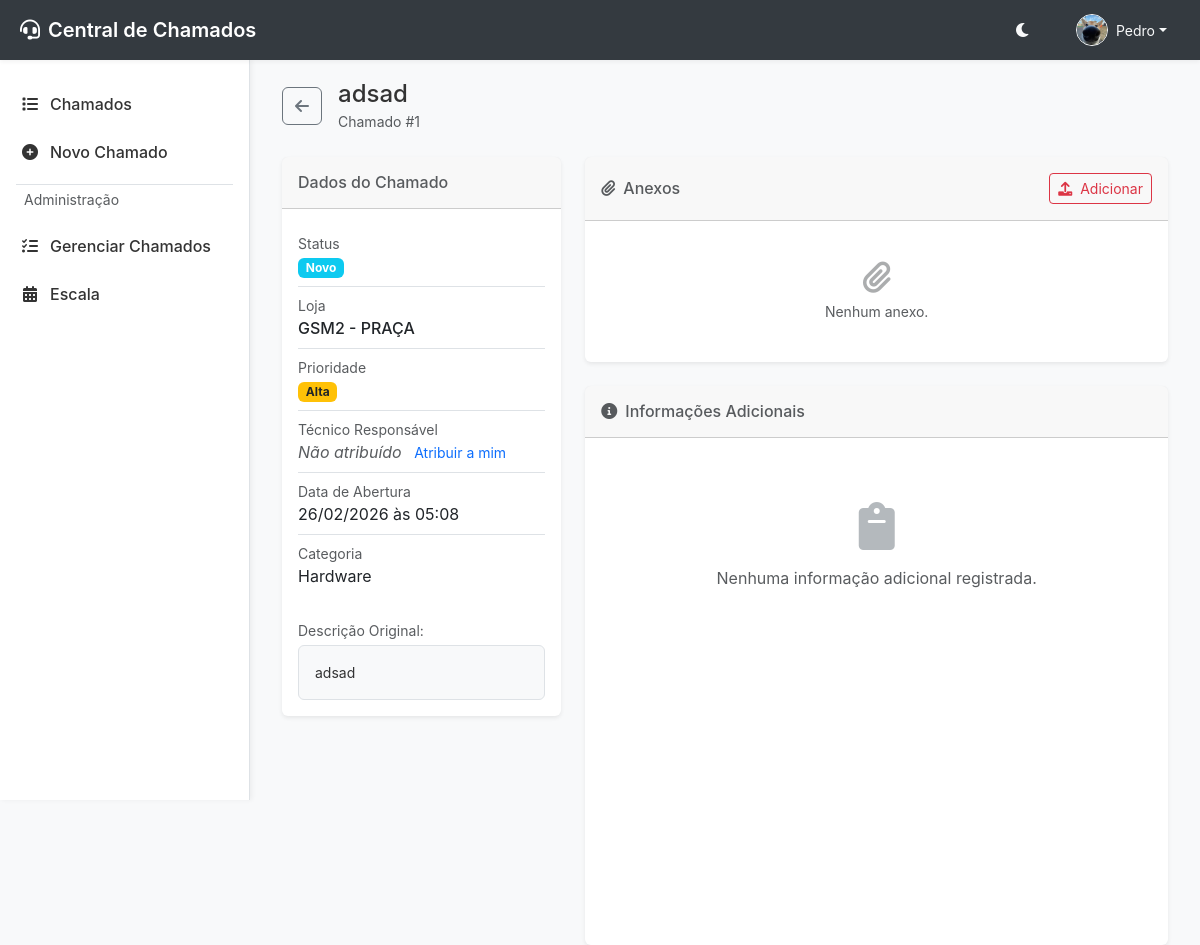
Screenshot of /chamado/1 (signed in) with the database file from the repository.
### app/models.py (models this page shows, shortened)
class User(UserMixin, db.Model):
    __tablename__ = 'users'
    id = db.Column(db.Integer, primary_key=True)
    username = db.Column(db.String(64), index=True, unique=True, nullable=False)
    email = db.Column(db.String(120), index=True, unique=True, nullable=False)
    password_hash = db.Column(db.String(256))
    role = db.Column(db.String(20), default='user', index=True) # user, technician, admin, manager, supervisor
    is_technician = db.Column(db.Boolean, default=False, index=True) # Secondary flag to allow admins/managers to act as technicians
    department = db.Column(db.String(100), index=True)
    profile_image = db.Column(db.String(255))
    is_active = db.Column(db.Boolean, default=True, index=True)
    created_at = db.Column(db.DateTime, default=datetime.utcnow)

### app/modules/chamados/models.py (models this page shows, shortened)
class Ticket(db.Model):
    __tablename__ = 'tickets'
    id = db.Column(db.Integer, primary_key=True)
    title = db.Column(db.String(100), nullable=False)
    description = db.Column(db.Text, nullable=False)
    status = db.Column(db.String(20), default='novo', index=True) # novo, aberto, pendente, resolvido, fechado
    priority = db.Column(db.String(20), default='media', index=True) # baixa, media, alta, critica
    category = db.Column(db.String(50))
    created_at = db.Column(db.DateTime, default=datetime.utcnow, index=True)
    updated_at = db.Column(db.DateTime, default=datetime.utcnow, onupdate=datetime.utcnow)
    due_date = db.Column(db.DateTime, nullable=True)
    closed_at = db.Column(db.DateTime, nullable=True)
    additional_info = db.Column(db.Text, nullable=True)
    attachment = db.Column(db.String(255), nullable=True)
    requester_id = db.Column(db.Integer, db.ForeignKey('users.id'), nullable=False, index=True)
    technician_id = db.Column(db.Integer, db.ForeignKey('users.id'), nullable=True, index=True)
    store_id = db.Column(db.Integer, db.ForeignKey('stores.id'), nullable=True, index=True)
    requester = db.relationship('User', foreign_keys=[requester_id], backref='tickets_requested')
    technician = db.relationship('User', foreign_keys=[technician_id], backref='tickets_assigned')
    store = db.relationship('Store', backref='tickets')
    tags = db.relationship('Tag', secondary=ticket_tags, backref=db.backref('tickets', lazy='dynamic'))

### app/modules/lojas/models.py (models this page shows, shortened)
class Store(db.Model):
    __tablename__ = 'stores'
    id = db.Column(db.Integer, primary_key=True)
    name = db.Column(db.String(100), unique=True, nullable=False, index=True)
    cnpj = db.Column(db.String(20))
    address = db.Column(db.String(200))
    manager = db.Column(db.String(100))

### app/modules/chamados/routes.py (the view)
@chamados_bp.route('/chamado/<int:id>')
@login_required
def ver_chamado(id):
    ticket = service.get_ticket(id)
    return render_template('chamado_detalhe.html', ticket=ticket)

### app/templates/chamado_detalhe.html (shortened to what this page needs)
{% extends "base.html" %}
{% block content %}
<div class="d-flex justify-content-between align-items-center mb-4 flex-wrap gap-2">
    <div class="d-flex align-items-center">
        <a href="{{ url_for('chamados.listar_chamados') }}" class="btn btn-outline-secondary me-3"><i class="fas fa-arrow-left"></i></a>
        <div>
            <h4 class="mb-0 text-break">{{ ticket.title }}</h4>
            <span class="text-muted small">Chamado #{{ ticket.id }}</span>
        </div>
    </div>
</div>
<div class="row g-4">
    <div class="col-md-4">
        <div class="card border-0 shadow-sm h-100">
            <div class="card-header py-3">
                <h6 class="mb-0 text-muted">Dados do Chamado</h6>
            </div>
            <div class="card-body">
                <ul class="list-group list-group-flush">
                    <li class="list-group-item px-0">
                        <small class="text-muted d-block">Status</small>
                        {% set status_color = 'info' if ticket.status == 'novo' else
                                              'primary' if ticket.status == 'em_analise' else
                                              'warning' if ticket.status == 'aguardando_peca' else
                                              'success' if ticket.status == 'resolvido' else
                                              'danger' if ticket.status == 'nao_resolvido' else
                                              'secondary' %}
                        <span class="badge bg-{{ status_color }}">{{ ticket.status|replace('_', ' ')|capitalize }}</span>
                    </li>
                    <li class="list-group-item px-0">
                        <small class="text-muted d-block">Loja</small>
                        <span class="fw-medium">{{ ticket.store.name if ticket.store else 'Não informado' }}</span>
                    </li>
                    <li class="list-group-item px-0">
                        <small class="text-muted d-block">Prioridade</small>
                        <span class="badge bg-{{ 'danger' if ticket.priority == 'critica' else 'warning' if ticket.priority == 'alta' else 'info' if ticket.priority == 'media' else 'secondary' }} text-dark">{{ ticket.priority|capitalize }}</span>
                    </li>
                    <li class="list-group-item px-0">
                        <small class="text-muted d-block">Técnico Responsável</small>
                        {% if ticket.technician %}
                        <span class="text-primary fw-bold">{{ ticket.technician.username }}</span>
                        {% elif ticket.technician_id %}
                        <span class="text-danger small">ID: {{ ticket.technician_id }} (Usuário não encontrado)</span>
                        {% else %}
                        <span class="text-muted fst-italic">Não atribuído</span>
                        <a href="#" class="small ms-2 text-decoration-none">Atribuir a mim</a>
                        {% endif %}
                    </li>
                    <li class="list-group-item px-0">
                        <small class="text-muted d-block">Data de Abertura</small>
                        <span>{{ ticket.created_at.strftime('%d/%m/%Y às %H:%M') }}</span>
                    </li>
                    <li class="list-group-item px-0">
                        <small class="text-muted d-block">Categoria</small>
                        <span>{{ ticket.category|capitalize }}</span>
                    </li>
                </ul>
                <div class="mt-4">
                    <small class="text-muted d-block mb-1">Descrição Original:</small>
                    <div class="p-3 info-box rounded">
                        <p class="mb-0 small">{{ ticket.description }}</p>
                    </div>
                </div>
            </div>
        </div>
    </div>
    <div class="col-md-8">
        <div class="card border-0 shadow-sm mb-4">
            <div class="card-header py-3 d-flex justify-content-between align-items-center">
                <h6 class="mb-0 text-muted"><i class="fas fa-paperclip me-2"></i>Anexos</h6>
                {% if current_user.role in ['admin', 'manager', 'supervisor', 'tecnico'] %}
                <button class="btn btn-sm btn-outline-primary" data-bs-toggle="modal" data-bs-target="#modalUpload">
                    <i class="fas fa-upload me-1"></i> Adicionar
                </button>
                {% endif %}
            </div>
            <div class="card-body">
                {% if ticket.attachment %}
                    <div class="d-flex align-items-center p-3 border rounded bg-light">
                        {% set ext = ticket.attachment.split('.')[-1].lower() %}
                        {% if ext in ['jpg', 'jpeg', 'png', 'gif', 'webp'] %}
                            <div class="me-3" style="cursor: pointer;" data-bs-toggle="modal" data-bs-target="#modalImagePreview">
                                <img src="{{ url_for('static', filename='uploads/attachments/' + ticket.attachment) }}" alt="Anexo" class="rounded" style="width: 80px; height: 80px; object-fit: cover;">
                            </div>
                            <div class="flex-grow-1">
                                <h6 class="mb-1 text-break">{{ ticket.attachment }}</h6>
                                <small class="text-muted d-block mb-2">Imagem</small>
                                <button class="btn btn-sm btn-primary" data-bs-toggle="modal" data-bs-target="#modalImagePreview">
                                    <i class="fas fa-eye me-1"></i> Visualizar
                                </button>
                                <a href="{{ url_for('static', filename='uploads/attachments/' + ticket.attachment) }}" download class="btn btn-sm btn-outline-secondary ms-1">
                                    <i class="fas fa-download"></i>
                                </a>
                            </div>
                        {% else %}
                            <div class="me-3">
                                {% if ext == 'pdf' %}
                                    <i class="fas fa-file-pdf fa-3x text-danger"></i>
                                {% elif ext in ['xls', 'xlsx', 'csv'] %}
                                    <i class="fas fa-file-excel fa-3x text-success"></i>
                                {% elif ext in ['doc', 'docx'] %}
                                    <i class="fas fa-file-word fa-3x text-primary"></i>
                                {% else %}
                                    <i class="fas fa-file-alt fa-3x text-secondary"></i>
                                {% endif %}
                            </div>
                            <div class="flex-grow-1">
                                <h6 class="mb-1 text-break">{{ ticket.attachment }}</h6>
                                <small class="text-muted d-block mb-2">{{ ext|upper }}</small>
                                <a href="{{ url_for('static', filename='uploads/attachments/' + ticket.attachment) }}" target="_blank" class="btn btn-sm btn-primary">
                                    <i class="fas fa-external-link-alt me-1"></i> Abrir / Baixar
                                </a>
                            </div>
                        {% endif %}
                    </div>
                {% else %}
                    <div class="text-center text-muted py-4">
                        <i class="fas fa-paperclip fa-2x mb-2 opacity-50"></i>
                        <p class="mb-0 small">Nenhum anexo.</p>
                    </div>
                {% endif %}
            </div>
        </div>
        <div class="card border-0 shadow-sm h-100">
            <div class="card-header py-3 d-flex justify-content-between align-items-center">
                <h6 class="mb-0 text-muted"><i class="fas fa-info-circle me-2"></i>Informações Adicionais</h6>
            </div>
            <div class="card-body">
                {% if ticket.additional_info %}
                <div class="p-3 info-box rounded">
                    <p class="mb-0" style="white-space: pre-wrap;">{{ ticket.additional_info }}</p>
                </div>
                {% else %}
                <div class="text-center text-muted py-5">
                    <i class="fas fa-clipboard fa-3x mb-3 text-secondary opacity-50"></i>
                    <p>Nenhuma informação adicional registrada.</p>
                </div>
                {% endif %}
            </div>
        </div>
    </div>
</div>
{% endblock %}

### app/templates/base.html (shortened to what this page needs)
<!DOCTYPE html>
<html lang="pt-br">
<head>
    <link href="https://cdn.jsdelivr.net/npm/bootstrap@5.3.0/dist/css/bootstrap.min.css" rel="stylesheet">
    <link href="https://cdnjs.cloudflare.com/ajax/libs/font-awesome/6.0.0/css/all.min.css" rel="stylesheet">
    <link rel="stylesheet" href="{{ url_for('static', filename='css/style.css') }}?v=6">
    <link rel="stylesheet" href="{{ url_for('static', filename='css/mobile.css') }}?v=1">
</head>
<body>
    {% if current_user.is_authenticated %}
    <nav class="topbar">
        <div class="brand">
            <i class="fas fa-headset me-2"></i> Central de Chamados
        </div>
        <div class="user-menu">
            <button class="btn btn-link text-light p-0 me-3" id="theme-toggle" title="Alternar Tema">
                <i class="fas fa-moon"></i>
            </button>
            <div class="dropdown">
                <button class="btn btn-link text-light text-decoration-none dropdown-toggle d-flex align-items-center" type="button" id="userDropdown" data-bs-toggle="dropdown" aria-expanded="false">
                    {% if current_user.profile_image %}
                    {% if current_user.profile_image.startswith('http') %}
                    <img src="{{ current_user.profile_image }}" alt="Avatar" class="rounded-circle border border-light" style="width: 32px; height: 32px; object-fit: cover;">
                    {% else %}
                    <img src="{{ url_for('auth.profile_image', filename=current_user.profile_image) }}" alt="Avatar" class="rounded-circle border border-light" style="width: 32px; height: 32px; object-fit: cover;">
                    {% endif %}
                    {% else %}
                    <i class="fas fa-user-circle fa-lg"></i>
                    {% endif %}
                    <span class="ms-2 small d-none d-md-inline">{{ current_user.username }}</span>
                </button>
            </div>
        </div>
    </nav>
    {% endif %}
    {% if current_user.is_authenticated %}
    <div class="sidebar bg-surface">
        <nav class="nav flex-column">
            <a class="nav-link {% if active_page == 'chamados' %}active{% endif %}" href="{{ url_for('chamados.listar_chamados') }}">
                <i class="fas fa-list"></i> Chamados
            </a>
            <a class="nav-link {% if active_page == 'novo_chamado' %}active{% endif %}" href="{{ url_for('chamados.novo_chamado') }}">
                <i class="fas fa-plus-circle"></i> Novo Chamado
            </a>
            {% if current_user.role in ['admin', 'manager', 'supervisor', 'tecnico'] %}
            <div class="border-top my-2 mx-3 text-muted small px-2 py-1">Administração</div>
            <a class="nav-link {% if active_page == 'gerenciar_chamados' %}active{% endif %}" href="{{ url_for('chamados.gerenciar_chamados') }}">
                <i class="fas fa-tasks"></i> Gerenciar Chamados
            </a>
            {% endif %}
            {% if current_user.role in ['admin', 'manager', 'supervisor', 'tecnico'] %}
            <a class="nav-link {% if active_page == 'escala' %}active{% endif %}" href="{{ url_for('escala.index') }}">
                <i class="fas fa-calendar-alt"></i> Escala
            </a>
            {% endif %}
        </nav>
    </div>
    {% endif %}
    <main class="main-content" {% if not current_user.is_authenticated %}style="margin-left: 0; padding-top: 20px;"{% endif %}>
        <div class="container-fluid">
            {% block content %}{% endblock %}
        </div>
    </main>
</body>
</html>

### rows the page displays
User: profile_image (picture), username "Pedro"
Ticket: title "adsad", id "1", status "Novo", priority "Alta", created_at "26/02/2026 às 05:08", category "Hardware", description "adsad"
Store: store "GSM2 - PRAÇA"
